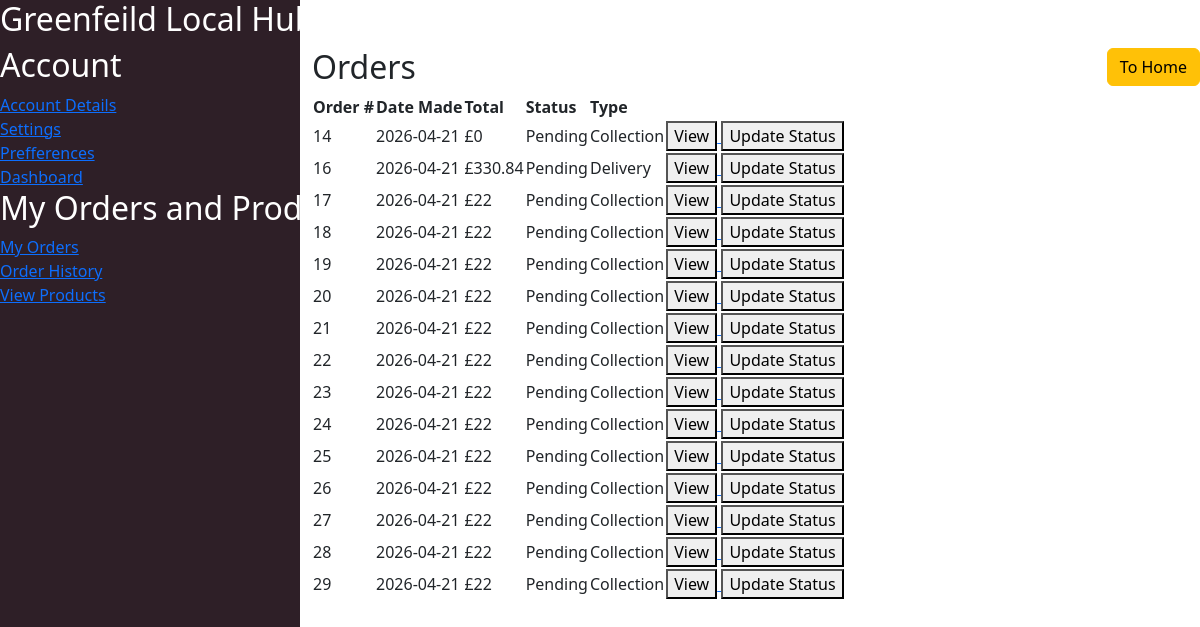
The page /view-order (signed in) on the database its author committed.
### tables this page shows
CREATE TABLE "CustomerOrder" (
        ID integer primary key autoincrement not null,
        OrderFufillDate date,
        OrderMadeDate Date not null default (CURRENT_DATE), -- Defaults to the current date YYYY-MM-DD to when customer clicked order
        Status varchar(30) not null,
        Type varchar(10) not null check (
            Type = 'Collection'
            or Type = 'Delivery'
        ),
        "Total" decimal(10, 2) not null default (0),
        BusinessAccountID integer not null,
        CustomerAccountID integer not null,
        foreign key (BusinessAccountID) references BusinessAccount (ID) on delete cascade,
        foreign key (CustomerAccountID) references CustomerAccount (ID) on delete cascade
    );

### app.py (the view)
@app.route("/view-order")
def ViewOrder():
    page_name = "View Orders"
    user_id = session.get("user", {}) # Gets user ID from session
    user_type = session.get("type", {})
    order_list = None
    if user_type == "BusinessAccount":
        and_clause = " AND BusinessAccountID = ?"
    else:
        and_clause = " AND CustomerAccountID = ?"
    query = "SELECT * FROM CustomerOrder WHERE Status <> ('Cancelled') AND Status <> ('Completed')  " + and_clause
    values = (user_id, )
    ConnectDB()
    order_list = cursor.execute(query,values).fetchall()
    CloseDB()
    return render_template("dashboard/view_order.html", page_name = page_name, orders = order_list)

### app.py (called while the page is built)
def ConnectDB():
    global conn, cursor # Allows us to use outside of this function
    conn = sqlite3.connect(DB)
    cursor = conn.cursor()

def CloseDB():
    cursor.close()
    conn.close()

### templates/dashboard/view_order.html
{% extends "dashboard_base.html" %} {% block content %}
<div class="orders">
  <h2>Orders</h2>
  <table>
    <tr>
      <th>Order #</th>
      <th>Date Made</th>
      <th>Total</th>
      <th>Status</th>
      <th>Type</th>
      <th>
      </th>
    </tr>
    {% for row in orders %}
    <tr>
      <td>
        {{row[0]}}
      </td>
      <td>
        {{row[2]}}
      </td>
      <td>
        £{{row[5]}}
      </td>
      <td>
        {{row[3]}}
      </td>
      <td>
        {{row[4]}}
      </td>
      <td>
        <a href="/view-order/{{row[0]}}">
          <button>View</button>
        </a>
        {% if row[3] != "Cancelled" %} {% if row[3] != "Completed" %}
        {% if session.type == "BusinessAccount" %}
        <a href="/edit-order/{{row[0]}}">
          <button>Update Status</button>
        </a>
        {% else %}
        <a href="/cancel-order/{{row[0]}}">
          <button>Cancel</button>
        </a>
        {% endif %} {% endif %} {% endif %}
      </td>
    </tr>
    {% endfor %}
  </table>
</div>
{% endblock %}

### templates/dashboard_base.html (shortened to what this page needs)
<!doctype html>
<html lang="en">
  <head>
    <link
      rel="stylesheet"
      type="text/css"
      href="{{url_for('static', filename='styles/style.css')}}"
    />
    <link
      href="https://cdn.jsdelivr.net/npm/bootstrap@5.3.8/dist/css/bootstrap.min.css"
      rel="stylesheet"
    />
  </head>
  <body class="">
    <nav
      class="col-3 d-none d-lg-flex flex-column navbar-side d-none d-lg-flex"
    >
      <div class="navbar-brand"><h2>Greenfeild Local Hub</h2></div>
      <div class="heading one">
        <h2>Account</h2>
        <div class="links">
          <a href="">Account Details</a>
          <a href="">Settings</a>
          <a href="">Prefferences</a>
          <a href="{{url_for('Dashboard')}}">Dashboard</a>
        </div>
      </div>
      <div class="heading two">
        <h2 class="text-nowrap">My Orders and Products</h2>
        <div class="links">
          <a href="{{url_for('ViewOrder')}}">My Orders</a>
          <a href="{{url_for('OrderHistory')}}">Order History</a>
          {% if session.type == "BusinessAccount" %}
          <a href="{{url_for('ViewProduct')}}">View Products</a>
          {% endif %}
        </div>
      </div>
    </nav>
    <div class="col-lg-9 container-fluid mt-5 main">
      <a class="position-absolute" style="right: 0" href="{{url_for('Index')}}">
        <button class="btn btn-warning">To Home</button>
      </a>
      {% block content %} {% endblock %}
    </div>
  </body>
</html>

### static/styles/style.css (style rules this page uses)
:root { --shadow-grey: #2e1f27; --light-green: #9cfc97; --sage-green: #6ba368; --saddle-brown: #824b26; --chocolate: #e07c3e; --text: black; --text2: white; --section-bg: #e8e8e8; --img: rgb(189, 189, 189); }
html { font-family: system-ui, -apple-system, BlinkMacSystemFont, "Segoe UI", Roboto, Oxygen, Ubuntu, Cantarell, "Open Sans", "Helvetica Neue", sans-serif; min-height: 100vh; max-width: 100vw; box-sizing: border-box; color: var(--text); }
body { width: 100%; height: 100%; margin: 0; display: flex; flex-direction: column; flex-wrap: wrap; }
body:has(.navbar-side) { flex-direction: row; }
.navbar-side { display: flex; flex-direction: column; background-color: var(--shadow-grey); height: 100vh; color: var(--text2); }
.navbar-side .heading .links { display: flex; flex-direction: column; }

### rows shown on the page
CustomerOrder: ID "14", OrderMadeDate "2026-04-21", Total "0", Status "Pending", Type "Collection"
CustomerOrder: ID "16", OrderMadeDate "2026-04-21", Total "330.84", Status "Pending", Type "Delivery"
CustomerOrder: ID "17", OrderMadeDate "2026-04-21", Total "22", Status "Pending", Type "Collection"
CustomerOrder: ID "18", OrderMadeDate "2026-04-21", Total "22", Status "Pending", Type "Collection"
CustomerOrder: ID "19", OrderMadeDate "2026-04-21", Total "22", Status "Pending", Type "Collection"
CustomerOrder: ID "20", OrderMadeDate "2026-04-21", Total "22", Status "Pending", Type "Collection"
CustomerOrder: ID "21", OrderMadeDate "2026-04-21", Total "22", Status "Pending", Type "Collection"
CustomerOrder: ID "22", OrderMadeDate "2026-04-21", Total "22", Status "Pending", Type "Collection"
CustomerOrder: ID "23", OrderMadeDate "2026-04-21", Total "22", Status "Pending", Type "Collection"
CustomerOrder: ID "24", OrderMadeDate "2026-04-21", Total "22", Status "Pending", Type "Collection"
CustomerOrder: ID "25", OrderMadeDate "2026-04-21", Total "22", Status "Pending", Type "Collection"
CustomerOrder: ID "26", OrderMadeDate "2026-04-21", Total "22", Status "Pending", Type "Collection"
CustomerOrder: ID "27", OrderMadeDate "2026-04-21", Total "22", Status "Pending", Type "Collection"
CustomerOrder: ID "28", OrderMadeDate "2026-04-21", Total "22", Status "Pending", Type "Collection"
CustomerOrder: ID "29", OrderMadeDate "2026-04-21", Total "22", Status "Pending", Type "Collection"
